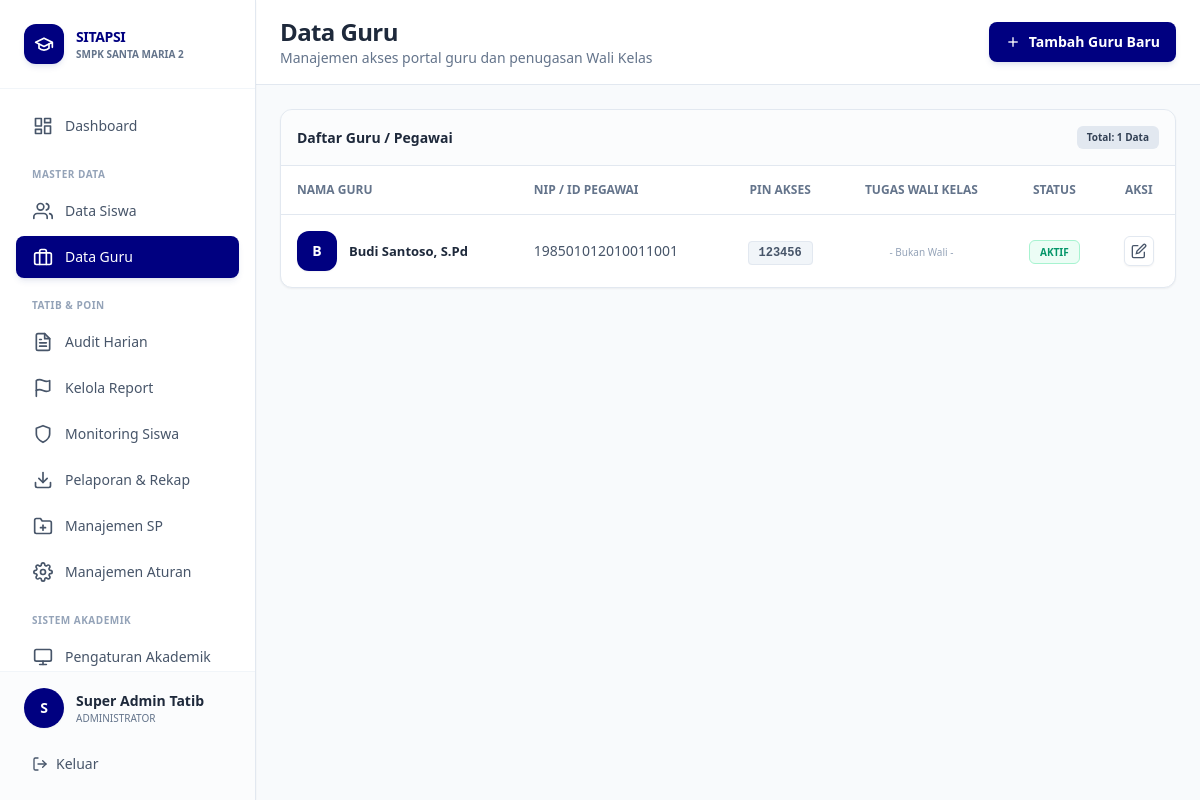
The app's page /views/admin/data_guru.php (signed in) with its own data.
### tables this page shows
CREATE TABLE tb_guru (
    id_guru INT AUTO_INCREMENT PRIMARY KEY,
    nama_guru VARCHAR(100) NOT NULL,
    nip VARCHAR(30),
    id_kelas INT NULL,  
    pin_validasi VARCHAR(6) NOT NULL,  
    status ENUM('Aktif', 'Non-Aktif') DEFAULT 'Aktif',
    
    FOREIGN KEY (id_kelas) REFERENCES tb_kelas(id_kelas) ON DELETE SET NULL
);

### config/database.php (called while the page is built, shortened)
<?php
function getDBConnection() {
    static $pdo = null;
    if ($pdo === null) {
        try {
            $dsn = "mysql:host=" . DB_HOST . ";dbname=" . DB_NAME . ";charset=" . DB_CHARSET;
            $options = [
                PDO::ATTR_ERRMODE            => PDO::ERRMODE_EXCEPTION,
                PDO::ATTR_DEFAULT_FETCH_MODE => PDO::FETCH_ASSOC,
                PDO::ATTR_EMULATE_PREPARES   => false,
                PDO::MYSQL_ATTR_INIT_COMMAND => "SET NAMES " . DB_CHARSET
            ];
            $pdo = new PDO($dsn, DB_USER, DB_PASS, $options);
        } catch (PDOException $e) {
            error_log("Database Connection Error: " . $e->getMessage());
            die("Koneksi database gagal. Silakan hubungi administrator.");
        }
    }
    return $pdo;
}
function executeQuery($sql, $params = []) {
    $pdo = getDBConnection();
    $stmt = $pdo->prepare($sql);
    $stmt->execute($params);
    return $stmt;
}
function fetchAll($sql, $params = []) {
    $stmt = executeQuery($sql, $params);
    return $stmt->fetchAll();
}
?>

### views/admin/data_guru.php (the view, shortened to what this page needs)
<?php
require_once '../../config/database.php';
$guru_list = fetchAll("
    SELECT
        g.*,
        k.nama_kelas
    FROM tb_guru g
    LEFT JOIN tb_kelas k ON g.id_kelas = k.id_kelas
    ORDER BY g.nama_guru
");
$btn_primary = "px-4 py-2.5 bg-[#000080] text-white text-sm font-semibold rounded-lg shadow-md shadow-blue-900/10 hover:bg-blue-900 transition-all flex items-center justify-center";
$card_class = "bg-white border border-[#E2E8F0] rounded-xl shadow-sm";
?>
<!DOCTYPE html>
<html lang="id">
<head>
    <script src="https://cdn.tailwindcss.com"></script>
</head>
<body class="bg-[#F8FAFC]">
<div class="flex h-screen overflow-hidden">
    <?php include '../../includes/sidebar_admin.php'; ?>
    <div class="flex-1 overflow-auto lg:ml-64">
        <div class="bg-white border-b border-[#E2E8F0] px-6 py-4 sticky top-0 z-30 flex flex-col sm:flex-row sm:justify-between sm:items-center gap-4">
            <div>
                <h1 class="text-2xl font-extrabold text-slate-800 tracking-tight">Data Guru</h1>
                <p class="text-sm font-medium text-slate-500">Manajemen akses portal guru dan penugasan Wali Kelas</p>
            </div>
            <button onclick="openModalTambah()" class="<?= $btn_primary ?>">
                <svg class="w-4 h-4 mr-2" fill="none" stroke="currentColor" viewBox="0 0 24 24" stroke-width="2"><line x1="12" y1="5" x2="12" y2="19"></line><line x1="5" y1="12" x2="19" y2="12"></line></svg>
                Tambah Guru Baru
            </button>
        </div>
        <div class="p-6 space-y-6 max-w-7xl mx-auto">
            <div class="<?= $card_class ?> overflow-hidden">
                <div class="p-4 border-b border-[#E2E8F0] bg-slate-50/50 flex justify-between items-center">
                    <span class="font-bold text-slate-800 text-sm">Daftar Guru / Pegawai</span>
                    <span class="px-2.5 py-1 bg-slate-200 text-slate-700 rounded-md text-[10px] font-bold">Total: <?= count($guru_list) ?> Data</span>
                </div>
                <div class="overflow-x-auto">
                    <table class="w-full text-left text-sm whitespace-nowrap">
                        <thead class="bg-white text-xs text-slate-500 uppercase border-b border-[#E2E8F0]">
                            <tr>
                                <th class="p-4 font-bold">Nama Guru</th>
                                <th class="p-4 font-bold">NIP / ID Pegawai</th>
                                <th class="p-4 font-bold text-center">PIN Akses</th>
                                <th class="p-4 font-bold text-center">Tugas Wali Kelas</th>
                                <th class="p-4 font-bold text-center">Status</th>
                                <th class="p-4 font-bold text-center">Aksi</th>
                            </tr>
                        </thead>
                        <tbody class="divide-y divide-[#E2E8F0]">
                            <?php if(empty($guru_list)): ?>
                            <tr>
                                <td colspan="6" class="p-8 text-center text-slate-400 font-medium">Belum ada data guru.</td>
                            </tr>
                            <?php else: ?>
                            <?php foreach($guru_list as $guru): ?>
                            <tr class="hover:bg-slate-50/50 transition-colors">
                                <td class="p-4">
                                    <div class="flex items-center space-x-3">
                                        <div class="w-10 h-10 bg-[#000080] rounded-xl flex items-center justify-center text-white font-extrabold shadow-sm flex-shrink-0">
                                            <?= strtoupper(substr($guru['nama_guru'], 0, 1)) ?>
                                        </div>
                                        <p class="font-bold text-slate-800 text-[13px]"><?= htmlspecialchars($guru['nama_guru']) ?></p>
                                    </div>
                                </td>
                                <td class="p-4 text-slate-600 font-medium">
                                    <?= htmlspecialchars($guru['nip'] ?: '-') ?>
                                </td>
                                <td class="p-4 text-center">
                                    <span class="font-mono text-xs font-bold bg-slate-100 text-slate-600 px-2.5 py-1 rounded border border-slate-200">
                                        <?= htmlspecialchars($guru['pin_validasi']) ?>
                                    </span>
                                </td>
                                <td class="p-4 text-center">
                                    <?php if($guru['id_kelas']): ?>
                                        <span class="px-2.5 py-1 text-[10px] font-bold uppercase rounded-md bg-[#000080]/10 text-[#000080] border border-[#000080]/20">
                                            Wali Kelas <?= htmlspecialchars($guru['nama_kelas']) ?>
                                        </span>
                                    <?php else: ?>
                                        <span class="text-[10px] font-medium text-slate-400">- Bukan Wali -</span>
                                    <?php endif; ?>
                                </td>
                                <td class="p-4 text-center">
                                    <span class="px-2.5 py-1 text-[10px] font-bold uppercase rounded-md
                                        <?= $guru['status'] === 'Aktif' ? 'bg-emerald-50 text-emerald-600 border border-emerald-200' : 'bg-red-50 text-red-600 border border-red-200' ?>">
                                        <?= $guru['status'] ?>
                                    </span>
                                </td>
                                <td class="p-4 text-center">
                                    <button onclick='editGuru(<?= json_encode([
                                        "id_guru" => $guru["id_guru"],
                                        "nama_guru" => $guru["nama_guru"],
                                        "nip" => $guru["nip"],
                                        "pin_validasi" => $guru["pin_validasi"],
                                        "id_kelas" => $guru["id_kelas"],
                                        "status" => $guru["status"]
                                    ]) ?>)'
                                    class="p-1.5 bg-white border border-[#E2E8F0] text-slate-600 rounded-md hover:bg-slate-50 hover:text-[#000080] transition-colors shadow-sm" title="Edit Data">
                                        <svg class="w-4 h-4" fill="none" stroke="currentColor" viewBox="0 0 24 24" stroke-width="2"><path d="M11 4H4a2 2 0 0 0-2 2v14a2 2 0 0 0 2 2h14a2 2 0 0 0 2-2v-7"></path><path d="M18.5 2.5a2.121 2.121 0 0 1 3 3L12 15l-4 1 1-4 9.5-9.5z"></path></svg>
                                    </button>
                                </td>
                            </tr>
                            <?php endforeach; ?>
                            <?php endif; ?>
                        </tbody>
                    </table>
                </div>
            </div>
        </div>
    </div>
</div>
</body>
</html>

### records on screen
tb_guru: nama_guru "B", nama_guru "Budi Santoso, S.Pd", nip "198501012010011001", pin_validasi "123456", shows "- Bukan Wali -", status "AKTIF"

### other values on screen
$initial "S"
$user_name "Super Admin Tatib"
count($guru_list) "1"
